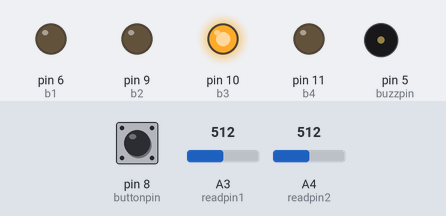
The sketch below on a simulated Arduino Uno, built with avr-gcc and run on an emulated ATmega328P. Parts: output pins drawn as LEDs (lit = HIGH), buzzer (waves = sounding, pin HIGH). The test bench sets the inputs (shaded band); at power-on: A3 (readpin1) = 512, pin 8 (buttonpin) HIGH, A4 (readpin2) = 512. What the sketch prints to the serial monitor is not drawn.

Above: at 1.2 s.
1.3 s: A3 (readpin1) set to 525
At 2.5 s:
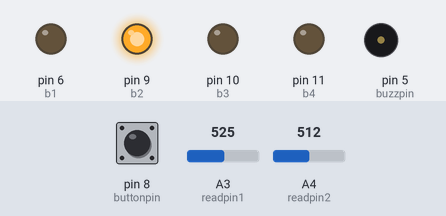
2.8 s: pin 8 (buttonpin) pulled LOW for 0.15 s
At 4.0 s:
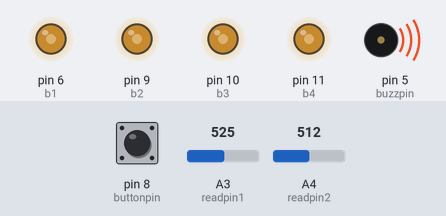
4.4 s: pin 8 (buttonpin) pulled LOW for 1 s
At 6.4 s:
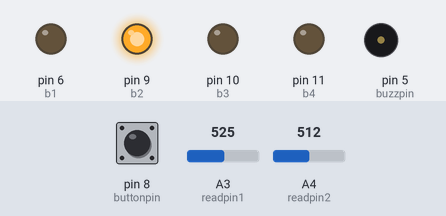
6.9 s: A3 (readpin1) set to 511
At 8.0 s:
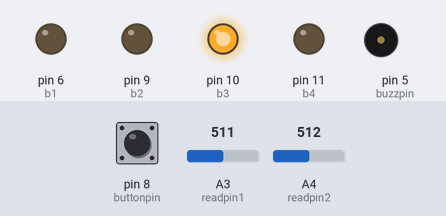
8.4 s: pin 8 (buttonpin) pulled LOW for 0.15 s
At 9.4 s:
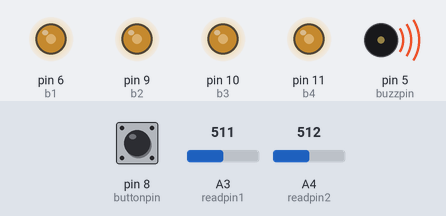
10.0 s: A3 (readpin1) set to 246
At 10.3 s:
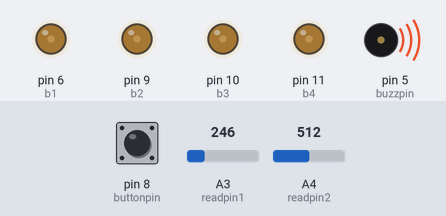
Timing chart, 0 to 12.5 s (numbered marks = the images above; inputs shaded):
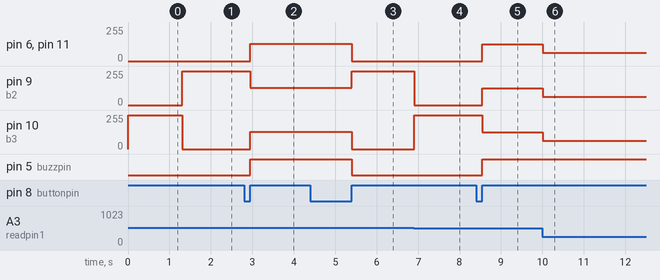

The sketch:

arduino-pot-ldr-led-selector.ino
```cpp
int b1 =6;
int b2 = 9;
int b3 = 10;
int b4 = 11;
int readpin1 = A3;
int readpin2 = A4;
int buzzpin = 5;
int buttonpin = 8;
int readV;
int readBR;
int readBU;
int bright1;
int bright2;
int mode=0;
void setup() {
  pinMode(b1,OUTPUT);
  pinMode(b2,OUTPUT);
  pinMode(b3,OUTPUT);
  pinMode(b4,OUTPUT);
  pinMode(readpin1,INPUT);
  pinMode(readpin2,INPUT);
  pinMode(buttonpin,INPUT);
  pinMode(buzzpin,OUTPUT);
  Serial.begin(9600);
  digitalWrite(buttonpin,HIGH);
}

void loop() {
  readBU = digitalRead(buttonpin);
  readV = analogRead(readpin1);
  readBR = analogRead(readpin2);
  Serial.println(bright1);
  bright1 = (255.0/62)*readBR-3940.16129;
  bright2= (255.0/1023)*readV;
  if(readBU==0 && mode==0){
    mode=1;
    while(readBU!=1){
      readBU = digitalRead(buttonpin);
    }
  }
  if(readBU==0 && mode==1){
    mode=0;
    while(readBU!=1){
      readBU = digitalRead(buttonpin);
    }
  }
  if(mode==1){
    analogWrite(b4,bright2);
    analogWrite(b3,bright2);
    analogWrite(b2,bright2);
    analogWrite(b1,bright2);
    analogWrite(buzzpin,255);
  }


  else if(readV<=256){
    digitalWrite(buzzpin,LOW);
    analogWrite(b4,bright1);
    analogWrite(b3,0);
    analogWrite(b2,0);
    analogWrite(b1,0);}
  else if(readV>256 && readV<=512){
    digitalWrite(buzzpin,LOW);
    analogWrite(b4,0);
    analogWrite(b3,bright1);
    analogWrite(b2,0);
    analogWrite(b1,0);}
  else if(readV>512 && readV<=768){
    digitalWrite(buzzpin,LOW);
    analogWrite(b4,0);
    analogWrite(b3,0);
    analogWrite(b2,bright1);
    analogWrite(b1,0);}
  else {
    digitalWrite(buzzpin,LOW);
    analogWrite(b4,0);
    analogWrite(b3,0);
    analogWrite(b2,0);
    analogWrite(b1,bright1);
  }


}
```

Measured:
- the behaviour switches between 512 and 513 on A3 (readpin1) (found by bisection; images 0 and 1)
- after the input at 1.3 s, pin 9 (b2): 0/255 → 255/255 at once; pin 10 (b3): 255/255 → 0/255 at once
- after the input at 2.8 s, pin 6 (b1), pin 10 (b3), pin 11 (b4): 0/255 → 130/255 after 0.15 s; pin 9 (b2): 255/255 → 130/255 after 0.15 s; pin 5 (buzzpin): LOW → HIGH after 0.15 s
- after the input at 4.4 s, pin 6 (b1), pin 10 (b3), pin 11 (b4): 130/255 → 0/255 after 1.0 s; pin 9 (b2): 130/255 → 255/255 after 1.0 s; pin 5 (buzzpin): HIGH → LOW after 1.0 s
- after the input at 6.9 s, pin 9 (b2): 255/255 → 0/255 at once; pin 10 (b3): 0/255 → 255/255 at once
- after the input at 8.4 s, pin 6 (b1), pin 9 (b2), pin 11 (b4): 0/255 → 127/255 after 0.15 s; pin 10 (b3): 255/255 → 127/255 after 0.15 s; pin 5 (buzzpin): LOW → HIGH after 0.15 s
- after the input at 10.0 s, pin 6 (b1), pin 9 (b2), pin 10 (b3), pin 11 (b4): 127/255 → 61/255 at once
